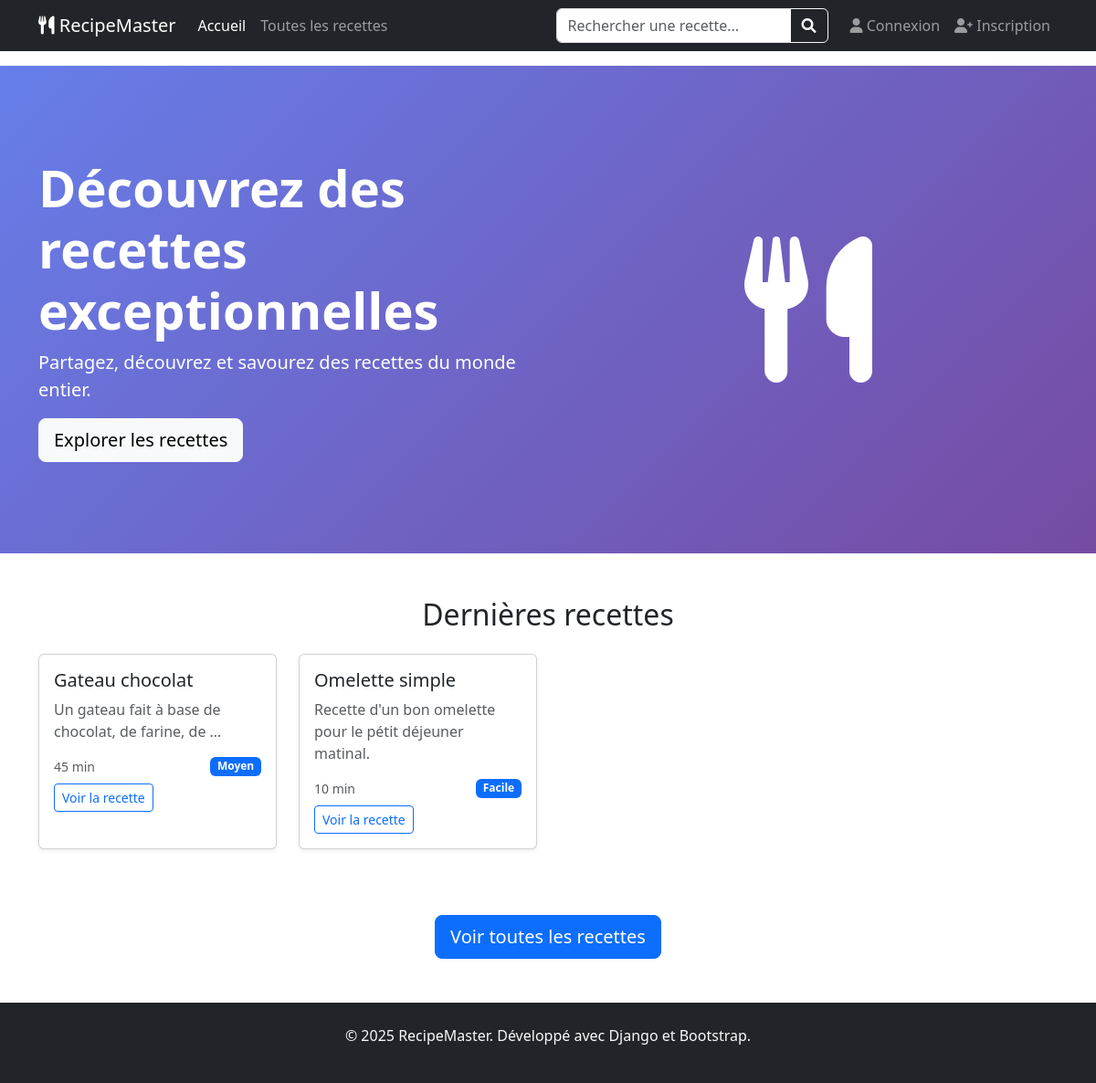
The page / on the database its author committed.
### recipes/models.py (models this page shows, shortened)
class Recipe(models.Model):
    DIFFICULTE_CHOICES = [
        ('facile', 'Facile'),
        ('moyen', 'Moyen'),
        ('difficile', 'Difficile'),
    ]
    titre = models.CharField(
        max_length=100,
        unique=True,
        verbose_name="Titre de la recette"  # ✅ Correction orthographe
    )
    categorie = models.ForeignKey(
        Category,
        on_delete=models.SET_NULL,  # Si on supprime la catégorie, la recette garde sa catégorie vide
        null=True,
        blank=True,
        related_name='recettes',
        verbose_name='Catégorie'
    )
    description = models.TextField(  # ✅ TextField au lieu de CharField pour texte long
        max_length=1000,
        verbose_name='Description'
    )
    temps_preparation = models.PositiveIntegerField(  # ✅ Temps en minutes
        verbose_name="Temps de préparation (minutes)"
    )
    difficulte = models.CharField(
        max_length=20,
        choices=DIFFICULTE_CHOICES,
        default='moyen',
        verbose_name="Niveau de difficulté"
    )
    date_creation = models.DateTimeField(auto_now_add=True)
    date_modification = models.DateTimeField(auto_now=True)
    class Meta:
        verbose_name = 'Recette'  # ✅ Orthographe
        verbose_name_plural = 'Recettes'
        ordering = ['titre']  # ✅ Ordre par titre

### recipes/views.py (the view)
# urls.py: 2. Add a URL to urlpatterns:  path('', views.home, name='home')
def home(request):
    derniere_recettes = Recipe.objects.all().order_by('-date_creation')[:8]
    context = {
        'derniere_recettes': derniere_recettes,
    }
    return render(request, 'recipes/home.html', context)

### recipes/templates/recipes/home.html (shortened to what this page needs)
{% extends 'recipes/base.html' %}
{% block content %}
<section class="hero-section">
    <div class="container">
        <div class="row align-items-center">
            <div class="col-lg-6">
                <h1 class="display-4 fw-bold">Découvrez des recettes exceptionnelles</h1>
                <p class="lead">Partagez, découvrez et savourez des recettes du monde entier.</p>
                <a href="#recettes" class="btn btn-light btn-lg">Explorer les recettes</a>
            </div>
            <div class="col-lg-6 text-center">
                <i class="fas fa-utensils fa-10x"></i>
            </div>
        </div>
    </div>
</section>
<section id="recettes" class="py-5">
    <div class="container">
        <h2 class="text-center mb-4">Dernières recettes</h2>
        <div class="row g-4">
            {% for recipe in derniere_recettes %}
            <div class="col-md-6 col-lg-3">
                <div class="card recipe-card shadow-sm">
                    <div class="card-body">
                        <h5 class="card-title">{{ recipe.titre }}</h5>
                        <p class="card-text text-muted">{{ recipe.description|truncatewords:10 }}</p>
                        <div class="d-flex justify-content-between align-items-center">
                            <small class="text-muted">{{ recipe.temps_preparation }} min</small>
                            <span class="badge bg-primary">{{ recipe.difficulte|title }}</span>
                        </div>
                        <a href="{% url 'recipe_detail' recipe.id %}" class="btn btn-outline-primary btn-sm mt-2">
                            Voir la recette
                        </a>
                    </div>
                </div>
            </div>
            {% empty %}
            <div class="col-12 text-center">
                <p class="text-muted">Aucune recette pour le moment.</p>
            </div>
            {% endfor %}
        </div>
    </div>
</section>
<div class="text-center mt-4">
    <a href="{% url 'recipe_list' %}" class="btn btn-primary btn-lg">
         Voir toutes les recettes
    </a>
</div>
{% endblock %}

### recipes/templates/recipes/base.html (style rules this page uses)
.hero-section { background: linear-gradient(135deg, #667eea 0%, #764ba2 100%); color: white; padding: 100px 0; }
.recipe-card { transition: transform 0.3s ease; height: 100%; }

### rows shown on the page
Recipe: titre "Gateau chocolat", description "Un gateau fait à base de chocolat, de farine, de …", temps_preparation "45", difficulte "Moyen"
Recipe: titre "Omelette simple", description "Recette d'un bon omelette pour le pétit déjeuner matinal.", temps_preparation "10", difficulte "Facile"
